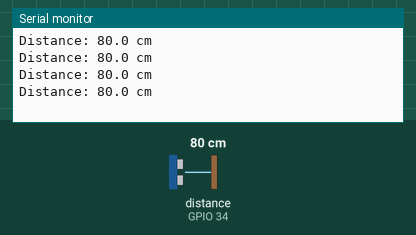
The program below on a simulated ESP32. On the bench: the last lines printed to the serial monitor. Wiring (inferred from the names in the program): ultrasonic range finder: trigger GPIO 5; echo GPIO 34. The inputs (shaded band) are chosen by the test bench; at power-on: distance to the obstacle (sensor on GPIO 34) 80 cm. The echo pulse lasts 58.3 µs per cm.

Above: at 1.2 s.
1.3 s: distance to the obstacle (sensor on GPIO 34) set to 2 cm
At 1.76 s:
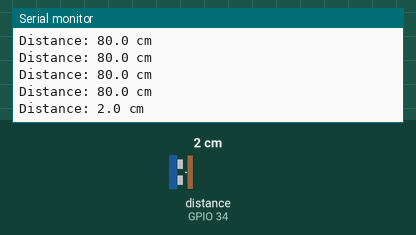
2.8 s: distance to the obstacle (sensor on GPIO 34) set to 4 cm
At 3.01 s:
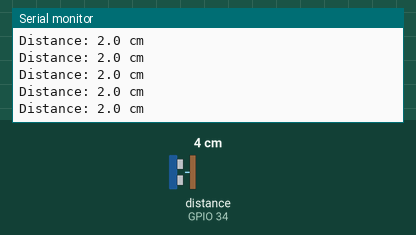
Timing chart, 0 to 5.8 s (numbered marks = the images above; inputs shaded):
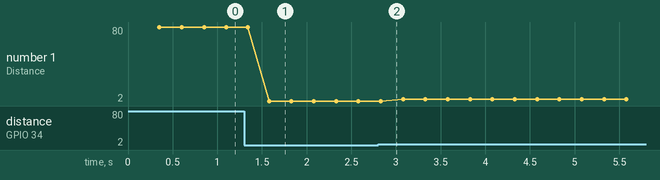

Measured:
- after the input at 1.3 s, the serial monitor: prints a new line after 0.28 s (image 1)
- plotted number 1: 2 → 4 after the input at 2.8 s

The program:

main.cpp
```cpp
// (licence header left out)
#include <Arduino.h>
#include <algorithm>
#include <array>
#include <cmath>

namespace {
constexpr uint8_t TRIGGER_PIN = 5;       // NanoKit Pin 36, GPIO5, safe digital output for the HC-SR04 trigger pulse.
constexpr uint8_t ECHO_PIN = 34;         // NanoKit Pin 2, GPIO34, input-only pin, ideal for reading the echo signal.
constexpr uint32_t SERIAL_BAUD = 115200; // Fast enough for clear measurements in the PlatformIO Serial Monitor.
constexpr uint32_t MEASURE_INTERVAL_MS = 250; // Four readings per second keeps output readable and sensor timing stable.
constexpr uint32_t ECHO_TIMEOUT_US = 25000;   // 25 ms covers about 4.2 m and prevents blocking forever when no echo returns.
constexpr float SOUND_SPEED_CM_PER_US = 0.0343f; // Speed of sound near room temperature in centimeters per microsecond.
constexpr size_t FILTER_WINDOW = 5;      // Median filtering removes one-off spikes caused by reflections.

std::array<float, FILTER_WINDOW> samples{}; // Fixed-size storage avoids heap allocation on a microcontroller.
uint32_t lastMeasurementMs = 0;          // Timestamp used to run the measurement loop without delay-heavy code.

void sendTriggerPulse() {
  digitalWrite(TRIGGER_PIN, LOW);        // Start from LOW so the ultrasonic module sees a clean rising edge.
  delayMicroseconds(2);                  // The short settling time avoids a false trigger on noisy wiring.
  digitalWrite(TRIGGER_PIN, HIGH);       // The sensor begins one ranging cycle when this pulse goes HIGH.
  delayMicroseconds(10);                 // HC-SR04 style modules require a trigger pulse of at least 10 microseconds.
  digitalWrite(TRIGGER_PIN, LOW);        // Return to LOW so the next measurement can create a new pulse.
}

float readDistanceCm() {
  sendTriggerPulse();                    // Ask the ultrasonic module to emit a short acoustic burst.
  const uint32_t echoTimeUs = pulseIn(ECHO_PIN, HIGH, ECHO_TIMEOUT_US); // Measure how long the echo pin stays HIGH.

  if (echoTimeUs == 0) {                 // A zero result means no echo arrived before the safety timeout.
    return NAN;                          // NAN lets the caller handle an invalid reading explicitly.
  }

  return (echoTimeUs * SOUND_SPEED_CM_PER_US) / 2.0f; // Divide by two because sound travels to the object and back.
}

float readFilteredDistanceCm() {
  for (size_t index = 0; index < samples.size(); ++index) { // Collect several readings for a stable beginner-friendly result.
    samples[index] = readDistanceCm();     // Store each raw distance measurement in the fixed filter buffer.
    delay(15);                             // Small gap prevents back-to-back ultrasonic bursts from interfering.
  }

  std::sort(samples.begin(), samples.end()); // Sorting makes the middle value the median, rejecting extreme spikes.
  return samples[samples.size() / 2];        // The median is usually more stable than a single raw reading.
}

void printDistance(float distanceCm) {
  if (std::isnan(distanceCm)) {           // Invalid readings are normal when the target is missing or too far away.
    Serial.println("No echo detected. Check wiring, target angle, and sensor power.");
    return;
  }

  Serial.print("Distance: ");           // Keep the output label short so it is easy to read in Serial Monitor.
  Serial.print(distanceCm, 1);            // One decimal place is realistic for a low-cost ultrasonic module.
  Serial.println(" cm");                // Units are printed every time to avoid ambiguity for students.
}
} // namespace

void setup() {
  Serial.begin(SERIAL_BAUD);              // Start USB Serial so PlatformIO can display measurements.
  pinMode(TRIGGER_PIN, OUTPUT);           // GPIO5 drives the trigger input, so it must be configured as an output.
  pinMode(ECHO_PIN, INPUT);               // GPIO34 is input-only and safely reads the echo signal from the sensor.
  digitalWrite(TRIGGER_PIN, LOW);         // Keep the trigger idle LOW to avoid accidental measurements during boot.
  Serial.println("NanoKit ultrasonic distance example ready.");
  Serial.println("Trigger: NanoKit Pin 36 / GPIO5, Echo: NanoKit Pin 2 / GPIO34.");
}

void loop() {
  const uint32_t nowMs = millis();         // Capture time once so interval math stays consistent.

  if (nowMs - lastMeasurementMs >= MEASURE_INTERVAL_MS) { // Run the sensor at a controlled sampling interval.
    lastMeasurementMs = nowMs;             // Update the timestamp before measuring so the schedule remains stable.
    const float distanceCm = readFilteredDistanceCm(); // Read and filter the sensor output.
    printDistance(distanceCm);             // Send the educational result to the Serial Monitor.
  }
}
```
